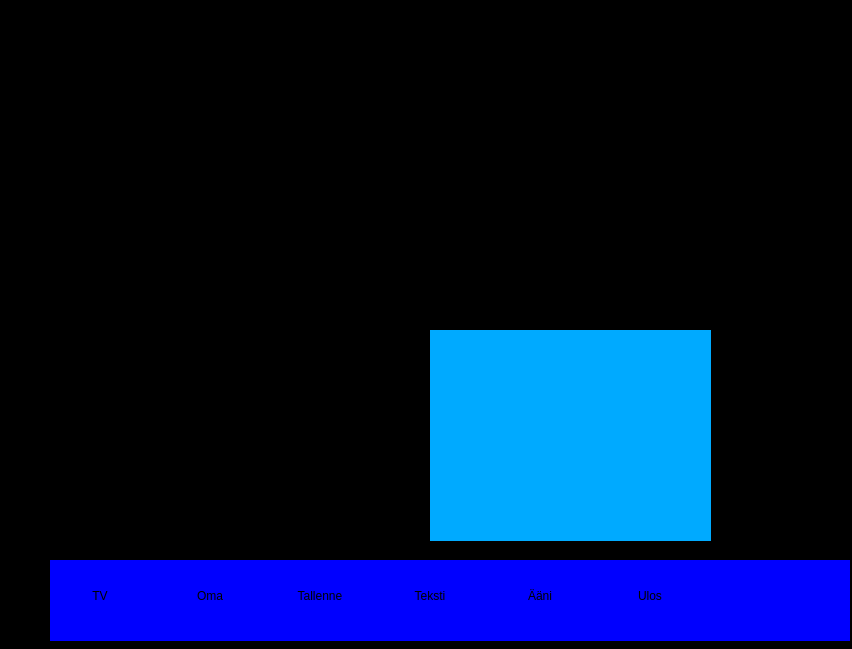
<?xml version="1.0" encoding="UTF-8"?>
<ui version="4.0">
 <class>Form</class>
 <widget class="QWidget" name="Form">
  <property name="geometry">
   <rect>
    <x>0</x>
    <y>0</y>
    <width>852</width>
    <height>649</height>
   </rect>
  </property>
  <property name="windowTitle">
   <string>Form</string>
  </property>
  <property name="styleSheet">
   <string notr="true">background-color: rgb(0, 0, 0);
border: none;</string>
  </property>
  <widget class="QFrame" name="frame_alapalkki">
   <property name="geometry">
    <rect>
     <x>50</x>
     <y>560</y>
     <width>800</width>
     <height>81</height>
    </rect>
   </property>
   <property name="focusPolicy">
    <enum>Qt::NoFocus</enum>
   </property>
   <property name="styleSheet">
    <string notr="true">background-color: rgb(0, 0, 255);</string>
   </property>
   <property name="frameShape">
    <enum>QFrame::StyledPanel</enum>
   </property>
   <property name="frameShadow">
    <enum>QFrame::Raised</enum>
   </property>
   <widget class="QToolButton" name="btn_tv">
    <property name="geometry">
     <rect>
      <x>0</x>
      <y>10</y>
      <width>100</width>
      <height>51</height>
     </rect>
    </property>
    <property name="styleSheet">
     <string notr="true">QToolButton{
background-color: rgb(0,0,255);
font: 18pt &quot;Ubuntu&quot;;
color: yellow;}

QToolButton::focus{
border-top-right-radius: 0px;
background-color: rgb(255,0,0); 
color: yellow;};</string>
    </property>
    <property name="text">
     <string>TV</string>
    </property>
   </widget>
   <widget class="QToolButton" name="btn_tallenne">
    <property name="geometry">
     <rect>
      <x>220</x>
      <y>10</y>
      <width>100</width>
      <height>51</height>
     </rect>
    </property>
    <property name="styleSheet">
     <string notr="true">QToolButton{
background-color: rgb(0,0,255);
font: 18pt &quot;Ubuntu&quot;;
color: yellow;}

QToolButton::focus{
border-top-right-radius: 0px;
background-color: rgb(255,0,0); 
color: yellow;};</string>
    </property>
    <property name="text">
     <string>Tallenne</string>
    </property>
   </widget>
   <widget class="QToolButton" name="btn_teksti">
    <property name="geometry">
     <rect>
      <x>330</x>
      <y>10</y>
      <width>100</width>
      <height>51</height>
     </rect>
    </property>
    <property name="styleSheet">
     <string notr="true">QToolButton{
background-color: rgb(0,0,255);
font: 18pt &quot;Ubuntu&quot;;
color: yellow;}

QToolButton::focus{
border-top-right-radius: 0px;
background-color: rgb(255,0,0); 
color: yellow;};</string>
    </property>
    <property name="text">
     <string>Teksti</string>
    </property>
   </widget>
   <widget class="QToolButton" name="btn_aani">
    <property name="geometry">
     <rect>
      <x>440</x>
      <y>10</y>
      <width>100</width>
      <height>51</height>
     </rect>
    </property>
    <property name="styleSheet">
     <string notr="true">QToolButton{
background-color: rgb(0,0,255);
font: 18pt &quot;Ubuntu&quot;;
color: yellow;}

QToolButton::focus{
border-top-right-radius: 0px;
background-color: rgb(255,0,0); 
color: yellow;};</string>
    </property>
    <property name="text">
     <string>Ääni</string>
    </property>
   </widget>
   <widget class="QToolButton" name="btn_sulje">
    <property name="geometry">
     <rect>
      <x>550</x>
      <y>10</y>
      <width>100</width>
      <height>51</height>
     </rect>
    </property>
    <property name="styleSheet">
     <string notr="true">QToolButton{
background-color: rgb(0,0,255);
font: 18pt &quot;Ubuntu&quot;;
color: yellow;}

QToolButton::focus{
border-top-right-radius: 0px;
background-color: rgb(255,0,0); 
color: yellow;};</string>
    </property>
    <property name="text">
     <string>Ulos</string>
    </property>
   </widget>
   <widget class="QToolButton" name="btn_oma">
    <property name="geometry">
     <rect>
      <x>110</x>
      <y>10</y>
      <width>100</width>
      <height>51</height>
     </rect>
    </property>
    <property name="styleSheet">
     <string notr="true">QToolButton{
background-color: rgb(0,0,255);
font: 18pt &quot;Ubuntu&quot;;
color: yellow;}

QToolButton::focus{
border-top-right-radius: 0px;
background-color: rgb(255,0,0); 
color: yellow;};</string>
    </property>
    <property name="text">
     <string>Oma</string>
    </property>
   </widget>
  </widget>
  <widget class="QListWidget" name="list_ohjelma">
   <property name="geometry">
    <rect>
     <x>10</x>
     <y>20</y>
     <width>141</width>
     <height>431</height>
    </rect>
   </property>
   <property name="focusPolicy">
    <enum>Qt::NoFocus</enum>
   </property>
   <property name="styleSheet">
    <string notr="true">QListView{
background-color:rgb(41, 85, 74); 
font: 18pt &quot;Ubuntu&quot;;
color: white;}

QListView::item:selected{
background-color: rgb(75,153,134); 
color: yellow;};</string>
   </property>
   <property name="verticalScrollBarPolicy">
    <enum>Qt::ScrollBarAlwaysOff</enum>
   </property>
  </widget>
  <widget class="QFrame" name="frame_soitin">
   <property name="geometry">
    <rect>
     <x>320</x>
     <y>90</y>
     <width>351</width>
     <height>191</height>
    </rect>
   </property>
   <property name="frameShape">
    <enum>QFrame::StyledPanel</enum>
   </property>
   <property name="frameShadow">
    <enum>QFrame::Raised</enum>
   </property>
  </widget>
  <widget class="QFrame" name="frame_tracktausta">
   <property name="geometry">
    <rect>
     <x>430</x>
     <y>330</y>
     <width>281</width>
     <height>211</height>
    </rect>
   </property>
   <property name="styleSheet">
    <string notr="true">background-color: rgb(0, 170, 255);</string>
   </property>
   <property name="frameShape">
    <enum>QFrame::StyledPanel</enum>
   </property>
   <property name="frameShadow">
    <enum>QFrame::Raised</enum>
   </property>
  </widget>
  <widget class="QListWidget" name="list_tekstitys">
   <property name="geometry">
    <rect>
     <x>280</x>
     <y>410</y>
     <width>81</width>
     <height>81</height>
    </rect>
   </property>
   <property name="focusPolicy">
    <enum>Qt::NoFocus</enum>
   </property>
   <property name="styleSheet">
    <string notr="true">QListView{
background-color:rgb(41, 85, 74); 
font: 18pt &quot;Ubuntu&quot;;
color: white;}

QListView::item:selected{
background-color: rgb(75,153,134); 
color: yellow;};</string>
   </property>
  </widget>
  <widget class="QListWidget" name="list_aani">
   <property name="geometry">
    <rect>
     <x>760</x>
     <y>410</y>
     <width>51</width>
     <height>71</height>
    </rect>
   </property>
   <property name="focusPolicy">
    <enum>Qt::NoFocus</enum>
   </property>
   <property name="styleSheet">
    <string notr="true">QListView{
background-color:rgb(41, 85, 74); 
font: 18pt &quot;Ubuntu&quot;;
color: white;}

QListView::item:selected{
background-color: rgb(75,153,134); 
color: yellow;};</string>
   </property>
   <property name="horizontalScrollBarPolicy">
    <enum>Qt::ScrollBarAlwaysOff</enum>
   </property>
  </widget>
  <widget class="QListWidget" name="list_ulos">
   <property name="geometry">
    <rect>
     <x>320</x>
     <y>320</y>
     <width>81</width>
     <height>81</height>
    </rect>
   </property>
   <property name="focusPolicy">
    <enum>Qt::NoFocus</enum>
   </property>
   <property name="styleSheet">
    <string notr="true">QListView{
background-color:rgb(41, 85, 74); 
font: 18pt &quot;Ubuntu&quot;;
color: white;}

QListView::item:selected{
background-color: rgb(75,153,134); 
color: yellow;};</string>
   </property>
  </widget>
  <widget class="QListWidget" name="list_omat">
   <property name="geometry">
    <rect>
     <x>740</x>
     <y>250</y>
     <width>81</width>
     <height>81</height>
    </rect>
   </property>
   <property name="focusPolicy">
    <enum>Qt::NoFocus</enum>
   </property>
   <property name="styleSheet">
    <string notr="true">QListView{
background-color:rgb(41, 85, 74); 
font: 18pt &quot;Ubuntu&quot;;
color: white;}

QListView::item:selected{
background-color: rgb(75,153,134); 
color: yellow;};</string>
   </property>
  </widget>
 </widget>
 <tabstops>
  <tabstop>btn_tv</tabstop>
  <tabstop>btn_oma</tabstop>
  <tabstop>btn_tallenne</tabstop>
  <tabstop>btn_teksti</tabstop>
  <tabstop>btn_aani</tabstop>
  <tabstop>btn_sulje</tabstop>
 </tabstops>
 <resources/>
 <connections/>
</ui>
